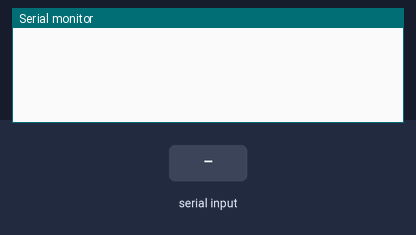
Bench run of a program on a simulated ESP8266 (NodeMCU). On the bench: the last lines printed to the serial monitor. The inputs (shaded band) are chosen by the test bench. WiFi joins after 1.5 s; servers stay silent unless stated; uploads are accepted with an empty reply.

Above: at 1.2 s.
1.3 s: "SSID" received over Serial
At 2.1 s:
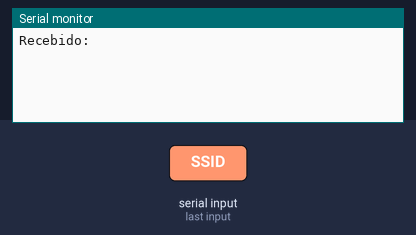
At 4.3 s:
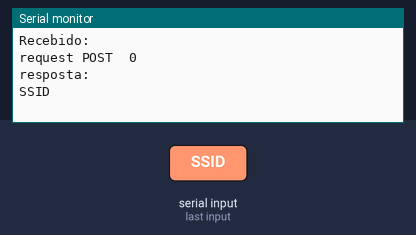

The program:

Main.cpp
```cpp
#include <Arduino.h>
#include <ESP8266WiFi.h>
#include <ESP8266HTTPClient.h>
#include <ArduinoJson.h>

#define DUE Serial

String BASE_URL;
String SSID;
String PASSWORD;

boolean isConectado;
String msgDUE;

WiFiClient client;
HTTPClient http;

String httpRequest(String BASE_URL, String msgDUE)
{
  http.begin(client, BASE_URL);
  http.addHeader("Content-Type", "application/json");
  DUE.println("request POST  " + BASE_URL);
  int httpCode = http.POST(msgDUE);

  if (httpCode < 0)
  {
    DUE.println("request error - " + httpCode);
    return "";
  }
  if (httpCode != HTTP_CODE_OK)
  {
    return "";
  }
  String response = http.getString();
  http.end();

  DUE.println("resposta: " + response);
  return response;
}

void initWiFi(String SSID, String PASSWORD)
{

  delay(10);
  DUE.println("Conectando-se em: " + String(SSID));

  WiFi.begin(SSID, PASSWORD);
  while (WiFi.status() != WL_CONNECTED)
  {
    delay(100);
    DUE.print(".");
  }
  DUE.print("Conectado na Rede " + String(SSID) + " | IP => ");
  DUE.println(WiFi.localIP());
}

void conectandoWIFI(String dadosWifi)
{
  DUE.println(dadosWifi);
  DynamicJsonBuffer jb;
  JsonObject &obj = jb.parseObject(dadosWifi);

  if (!obj.success())
    return;

  if (!isConectado)
  {

    String SSIDOb = obj["SSID"];
    String PASSWORDOb = obj["PASSWORD"];
    String BASE_URLOb = obj["BASE_URL"];

    SSID = SSIDOb;
    PASSWORD = PASSWORDOb;
    BASE_URL = BASE_URLOb;

    DUE.println("SSID: " + SSID);
    DUE.println("PASSWORD: " + PASSWORD);
    DUE.println("BASE_URL: " + BASE_URL);
    isConectado = true;

    initWiFi(SSID, PASSWORD);
    delay(5000);
  }
}

// ############## SETUP ################# //
void setup()
{
  DUE.begin(9600);
  BASE_URL = NULL;
  msgDUE = NULL;
  isConectado = false;
}

// ############### LOOP ################# //
void loop()
{

  if (DUE.available()) // check if the esp is sending a message
  {
    DUE.println("Recebido:");
    // Efetua a leitura da mensagem vinda do ESP8266
    msgDUE = DUE.readString();

    httpRequest(BASE_URL, msgDUE);
    delay(1000);

    if (msgDUE.indexOf("SSID") != -1)
    {
      conectandoWIFI(msgDUE);
    }
  }
}
```

Measured:
- after the input at 1.3 s, the serial monitor: prints a new line at once (image 1)
